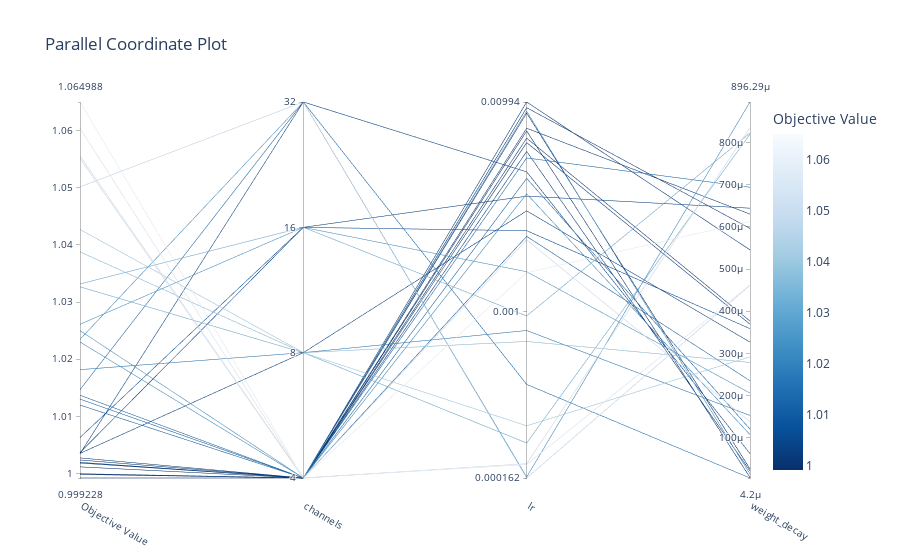

Source (notebook cell):
### Code cell
# Plot parallel coordinates
fig = optuna.visualization.plot_parallel_coordinate(study)
fig.show()
